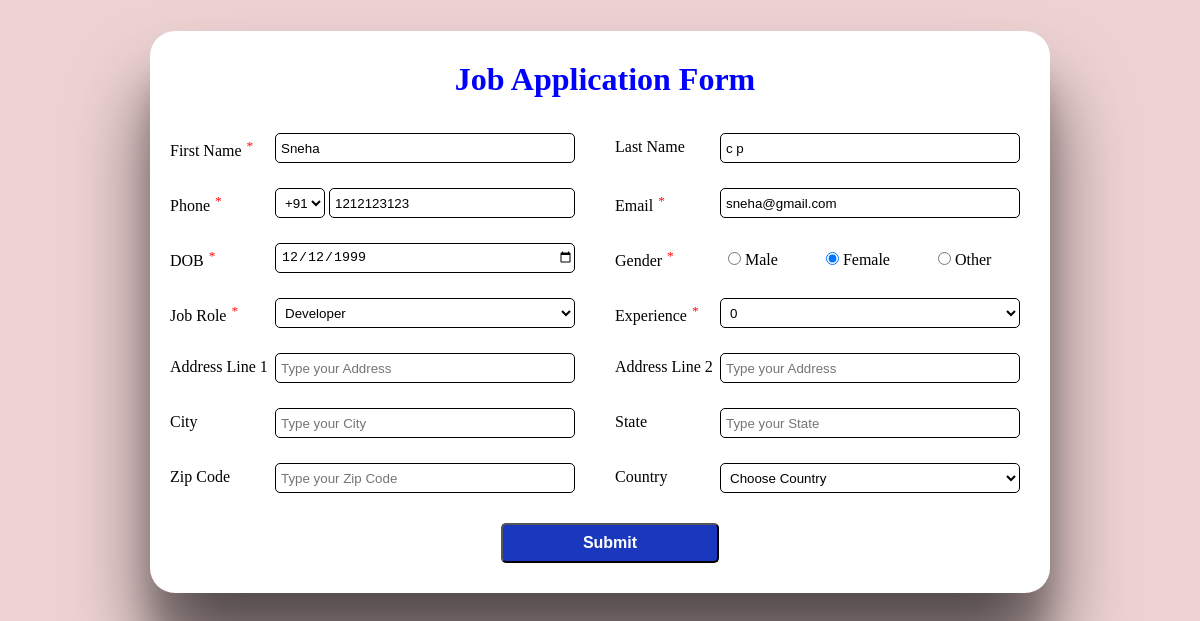
Screenshot of /userupdateview/82/ with the database file from the repository.
### min/models.py (models this page shows, shortened)
class Jobseeker(models.Model):
    def validate_first_name(first_name):
        if (
            (first_name == None)
            or (first_name == "")
            or (len(first_name) < 3)
            or (len(first_name) > 25)
        ):
            raise ValidationError(f"{first_name} is invalid")
    def validate_phone(phone):
        regexmob = r"^\d{10}$"
        matchvalue = re.match(regexmob, phone)
        if phone == "" or matchvalue == None:
            raise ValidationError(f"{phone} is invalid")
    def validate_date(dob):
        today = date.today()
        if (today - dob).total_seconds() / 31536000 < 18:
            raise ValidationError(f"{dob} is invalid")
    first_name = models.CharField(
        max_length=25, null=False, validators=[validate_first_name]
    )
    last_name = models.CharField(max_length=25, null=True, blank=True)
    country_code = [("+91", "+91"), ("+1", "+1")]
    code = models.CharField(
        max_length=3, null=False, choices=country_code, default="+91"
    )
    phone = models.CharField(max_length=10, null=False, validators=[validate_phone])
    email = models.EmailField(null=False, unique=True)
    dob = models.DateField(null=False, validators=[validate_date])
    genderchoice = [("Male", "Male"), ("Female", "Female"), ("Other", "Other")]
    gender = models.CharField(
        null=False, max_length=6, choices=genderchoice, default=None
    )
    jobchoice = [
        ("", "Choose Job Role"),
        ("Developer", "Developer"),
        ("Testing", "Testing"),
        ("Devops", "Devops"),
        ("Operations", "Operations"),
        ("Accounting", "Accounting"),
    ]
    job_role = models.CharField(null=False, max_length=10, choices=jobchoice)
    experiencelevel = [
        ("", "Choose Experience (In years)"),
        ("0", "0"),
        ("1", "1"),
        ("2", "2"),
        ("3", "3"),
        ("4", "4"),
        ("5+", "5+"),
    ]
    experience = models.CharField(max_length=2, null=False, choices=experiencelevel)
    address_line_one = models.CharField(null=True, max_length=35, blank=True)
    address_line_two = models.CharField(null=True, max_length=35, blank=True)
    city = models.CharField(null=True, max_length=20, blank=True)
    state = models.CharField(null=True, max_length=20, blank=True)
    zip_code = models.CharField(max_length=6, null=True, blank=True)
    countrychoices = [("", "Choose Country"), ("India", "India"), ("US", "US")]
    country = models.CharField(
        null=True, max_length=5, choices=countrychoices, blank=True
    )

### min/views.py (the view, shortened to what this page needs)
# urls.py: path("userupdateview/<int:pk>/", views.UserUpdateView.as_view(), name="update"),
class UserUpdateView(UpdateView):
    model = Jobseeker
    template_name = "django_update_page.html"
    form_class = JobForm
    success_url = reverse_lazy("user_data")

### min/templates/django_update_page.html (shortened to what this page needs)
{% extends "base.html" %}
{% block body %}
<form method="POST" action="" class="Form" id="Form" novalidate>
    <div class="formRow">
        <div class="userInputs">
            <div class="inputLabel">
                {{form.first_name.label}}
                <sup>*</sup>
            </div>
            <div class="input-field">
                {{form.first_name}}
            </div>
        </div>
        <div class="userInputs">
            <div class="inputLabel">
                {{form.last_name.label}}
            </div>
            <div class="input-field">
                {{form.last_name}}
            </div>
        </div>
    </div>
    <div class="formRow">
        <div class="userInputs">
            <div class="inputLabel">
                {{form.phone.label}}
                <sup>*</sup>
            </div>
            <div class="input-field">
                {{form.code}}
                {{form.phone}}
            </div>
        </div>
        <div class="userInputs">
            <div class="inputLabel">
                {{form.email.label}}
                <sup>*</sup>
            </div>
            <div class="input-field">
                {{form.email}}
            </div>
        </div>
    </div>
    <div class="formRow">
        <div class="userInputs">
            <div class="inputLabel">
                {{form.dob.label}}
                <sup>*</sup>
            </div>
            <div class="input-field">
                {{form.dob}}
            </div>
        </div>
        <div class="userInputs">
            <div class="inputLabel">
                {{form.gender.label}}
                <sup>*</sup>
            </div>
            <div class="input-field" id="gender-options">
                {{form.gender}}
            </div>
        </div>
    </div>
    <div class="formRow">
        <div class="userInputs">
            <div class="inputLabel">
                {{form.job_role.label}}
                <sup>*</sup>
            </div>
            <div class="input-field">
                {{form.job_role}}
            </div>
        </div>
        <div class="userInputs">
            <div class="inputLabel">
                {{form.experience.label}}
                <sup>*</sup>
            </div>
            <div class="input-field">
                {{form.experience}}
            </div>
        </div>
    </div>
    <div class="formRow">
        <div class="userInputs">
            <div class="inputLabel">
                {{form.address_line_one.label}}
            </div>
            <div class="input-field">
                {{form.address_line_one}}
            </div>
        </div>
        <div class="userInputs">
            <div class="inputLabel">
                {{form.address_line_two.label}}
            </div>
            <div class="input-field">
                {{form.address_line_two}}
            </div>
        </div>
    </div>
    <div class="formRow">
        <div class="userInputs">
            <div class="inputLabel">
                {{form.city.label}}
            </div>
            <div class="input-field">
                {{form.city}}
            </div>
        </div>
        <div class="userInputs">
            <div class="inputLabel">
                {{form.state.label}}
            </div>
            <div class="input-field">
                {{form.state}}
            </div>
        </div>
    </div>
    <div class="formRow">
        <div class="userInputs">
            <div class="inputLabel">
                {{form.zip_code.label}}
            </div>
            <div class="input-field">
                {{form.zip_code}}
            </div>
        </div>
        <div class="userInputs">
            <div class="inputLabel">
                {{form.country.label}}
            </div>
            <div class="input-field">
                {{form.country}}
            </div>
        </div>
    </div>
    <div class="formRow" id="buttonClass">
        <input type="submit" value="Submit" id="b2"  name="submit">
    </div>
</form>
{% endblock body %}

### min/static/css/django_form.css (style rules this page uses)
* { margin: 0; padding: 0; box-sizing: border-box; }
body { background-color: rgb(238, 211, 211); }
Form { width: 900px; }
.formRow { display: flex; height: 40px; margin: 0px 5px 15px 5px; }
.userInputs { width: 450px; display: flex; padding: 5px; }
input[type="text"] { width: 300px; height: 30px; border-radius: 5px; border: 1px solid; padding-left: 5px; }
select { width: 300px; height: 30px; border-radius: 5px; border: 1px solid; background-color: white; padding-left: 5px; }
#code { width: 50px; height: 30px; }
input[type="date"] { width: 300px; height: 30px; border-radius: 5px; border: 1px solid; background-color: white; padding-left: 5px; }
input[type="email"] { width: 300px; height: 30px; border-radius: 5px; border: 1px solid; padding-left: 5px; }
#mob { width: 246px; height: 30px; }
#buttonClass { display: flex; justify-content: center; margin-top: 20px; }
#b2 { background-color: rgb(26, 56, 190); width: 218px; border-radius: 5px; margin: 5px; color: white; height: 40px; font-weight: bold; font-size: medium; }
.inputLabel { width: 100px; text-align: start; margin-right: 5px; padding-top: 5px; }
#gender-options { padding: 6px 8px; }
input[type="radio"] { margin-top: 3px; }
sup { padding: 1px; color: red; }
.country option:first-child { display: none; }
#id_gender { display: flex; justify-content: space-between; }
#id_gender label { margin-right: 48px; }

### rows the page displays
Jobseeker: first_name "Sneha", last_name "c p", code "+91", phone "1212123123", email "sneha@gmail.com", dob "12/12/1999", gender "☐ Male ☑ Female ☐ Other", job_role "Developer", experience "0", country "Choose Country"
